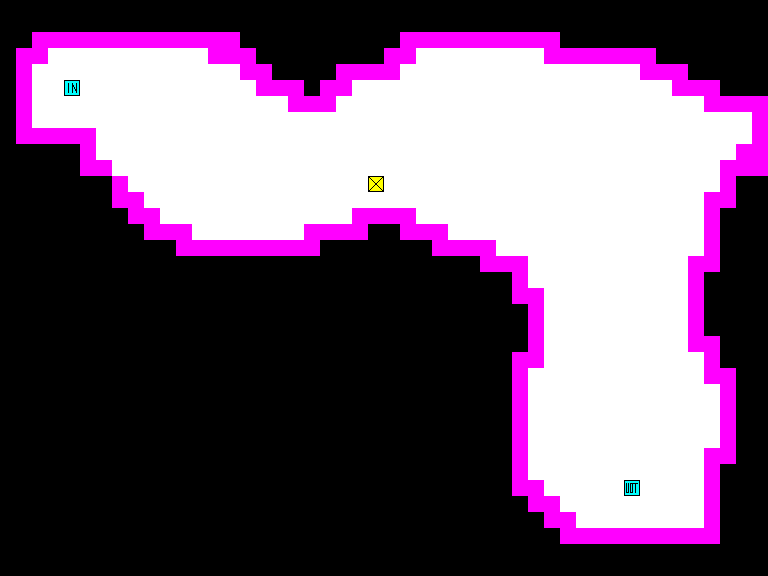

Tiled map render using the project's own tile images. Description and the whole map definition, tile-layer contents included, below:
An orthogonal 48x36 tile map with 16x16 px tiles, 1 tile layer (Tile Layer 1).

<map version="1.0" tiledversion="1.0.3" orientation="orthogonal" renderorder="right-down" width="48" height="36" tilewidth="16" tileheight="16" nextobjectid="3">
 <tileset firstgid="1" source="coop.tsx" />
 <layer name="Tile Layer 1" width="48" height="36">
  <data encoding="csv">
0,0,0,0,0,0,0,0,0,0,0,0,0,0,0,0,0,0,0,0,0,0,0,0,0,0,0,0,0,0,0,0,0,0,0,0,0,0,0,0,0,0,0,0,0,0,0,0,
0,0,0,0,0,0,0,0,0,0,0,0,0,0,0,0,0,0,0,0,0,0,0,0,0,0,0,0,0,0,0,0,0,0,0,0,0,0,0,0,0,0,0,0,0,0,0,0,
0,0,1,1,1,1,1,1,1,1,1,1,1,1,1,0,0,0,0,0,0,0,0,0,0,1,1,1,1,1,1,1,1,1,1,0,0,0,0,0,0,0,0,0,0,0,0,0,
0,1,1,2,2,2,2,2,2,2,2,2,2,1,1,1,0,0,0,0,0,0,0,0,1,1,2,2,2,2,2,2,2,2,1,1,1,1,1,1,1,0,0,0,0,0,0,0,
0,1,2,2,2,2,2,2,2,2,2,2,2,2,2,1,1,0,0,0,0,1,1,1,1,2,2,2,2,2,2,2,2,2,2,2,2,2,2,2,1,1,1,0,0,0,0,0,
0,1,2,2,9,2,2,2,2,2,2,2,2,2,2,2,1,1,1,0,1,1,2,2,2,2,2,2,2,2,2,2,2,2,2,2,2,2,2,2,2,2,1,1,1,0,0,0,
0,1,2,2,2,2,2,2,2,2,2,2,2,2,2,2,2,2,1,1,1,2,2,2,2,2,2,2,2,2,2,2,2,2,2,2,2,2,2,2,2,2,2,2,1,1,1,1,
0,1,2,2,2,2,2,2,2,2,2,2,2,2,2,2,2,2,2,2,2,2,2,2,2,2,2,2,2,2,2,2,2,2,2,2,2,2,2,2,2,2,2,2,2,2,2,1,
0,1,1,1,1,1,2,2,2,2,2,2,2,2,2,2,2,2,2,2,2,2,2,2,2,2,2,2,2,2,2,2,2,2,2,2,2,2,2,2,2,2,2,2,2,2,2,1,
0,0,0,0,0,1,2,2,2,2,2,2,2,2,2,2,2,2,2,2,2,2,2,2,2,2,2,2,2,2,2,2,2,2,2,2,2,2,2,2,2,2,2,2,2,2,1,1,
0,0,0,0,0,1,1,2,2,2,2,2,2,2,2,2,2,2,2,2,2,2,2,2,2,2,2,2,2,2,2,2,2,2,2,2,2,2,2,2,2,2,2,2,2,1,1,1,
0,0,0,0,0,0,0,1,2,2,2,2,2,2,2,2,2,2,2,2,2,2,2,8,2,2,2,2,2,2,2,2,2,2,2,2,2,2,2,2,2,2,2,2,2,1,0,0,
0,0,0,0,0,0,0,1,1,2,2,2,2,2,2,2,2,2,2,2,2,2,2,2,2,2,2,2,2,2,2,2,2,2,2,2,2,2,2,2,2,2,2,2,1,1,0,0,
0,0,0,0,0,0,0,0,1,1,2,2,2,2,2,2,2,2,2,2,2,2,1,1,1,1,2,2,2,2,2,2,2,2,2,2,2,2,2,2,2,2,2,2,1,0,0,0,
0,0,0,0,0,0,0,0,0,1,1,1,2,2,2,2,2,2,2,1,1,1,1,0,0,1,1,1,2,2,2,2,2,2,2,2,2,2,2,2,2,2,2,2,1,0,0,0,
0,0,0,0,0,0,0,0,0,0,0,1,1,1,1,1,1,1,1,1,0,0,0,0,0,0,0,1,1,1,1,2,2,2,2,2,2,2,2,2,2,2,2,2,1,0,0,0,
0,0,0,0,0,0,0,0,0,0,0,0,0,0,0,0,0,0,0,0,0,0,0,0,0,0,0,0,0,0,1,1,1,2,2,2,2,2,2,2,2,2,2,1,1,0,0,0,
0,0,0,0,0,0,0,0,0,0,0,0,0,0,0,0,0,0,0,0,0,0,0,0,0,0,0,0,0,0,0,0,1,2,2,2,2,2,2,2,2,2,2,1,0,0,0,0,
0,0,0,0,0,0,0,0,0,0,0,0,0,0,0,0,0,0,0,0,0,0,0,0,0,0,0,0,0,0,0,0,1,1,2,2,2,2,2,2,2,2,2,1,0,0,0,0,
0,0,0,0,0,0,0,0,0,0,0,0,0,0,0,0,0,0,0,0,0,0,0,0,0,0,0,0,0,0,0,0,0,1,2,2,2,2,2,2,2,2,2,1,0,0,0,0,
0,0,0,0,0,0,0,0,0,0,0,0,0,0,0,0,0,0,0,0,0,0,0,0,0,0,0,0,0,0,0,0,0,1,2,2,2,2,2,2,2,2,2,1,0,0,0,0,
0,0,0,0,0,0,0,0,0,0,0,0,0,0,0,0,0,0,0,0,0,0,0,0,0,0,0,0,0,0,0,0,0,1,2,2,2,2,2,2,2,2,2,1,1,0,0,0,
0,0,0,0,0,0,0,0,0,0,0,0,0,0,0,0,0,0,0,0,0,0,0,0,0,0,0,0,0,0,0,0,1,1,2,2,2,2,2,2,2,2,2,2,1,0,0,0,
0,0,0,0,0,0,0,0,0,0,0,0,0,0,0,0,0,0,0,0,0,0,0,0,0,0,0,0,0,0,0,0,1,2,2,2,2,2,2,2,2,2,2,2,1,1,0,0,
0,0,0,0,0,0,0,0,0,0,0,0,0,0,0,0,0,0,0,0,0,0,0,0,0,0,0,0,0,0,0,0,1,2,2,2,2,2,2,2,2,2,2,2,2,1,0,0,
0,0,0,0,0,0,0,0,0,0,0,0,0,0,0,0,0,0,0,0,0,0,0,0,0,0,0,0,0,0,0,0,1,2,2,2,2,2,2,2,2,2,2,2,2,1,0,0,
0,0,0,0,0,0,0,0,0,0,0,0,0,0,0,0,0,0,0,0,0,0,0,0,0,0,0,0,0,0,0,0,1,2,2,2,2,2,2,2,2,2,2,2,2,1,0,0,
0,0,0,0,0,0,0,0,0,0,0,0,0,0,0,0,0,0,0,0,0,0,0,0,0,0,0,0,0,0,0,0,1,2,2,2,2,2,2,2,2,2,2,2,2,1,0,0,
0,0,0,0,0,0,0,0,0,0,0,0,0,0,0,0,0,0,0,0,0,0,0,0,0,0,0,0,0,0,0,0,1,2,2,2,2,2,2,2,2,2,2,2,1,1,0,0,
0,0,0,0,0,0,0,0,0,0,0,0,0,0,0,0,0,0,0,0,0,0,0,0,0,0,0,0,0,0,0,0,1,2,2,2,2,2,2,2,2,2,2,2,1,0,0,0,
0,0,0,0,0,0,0,0,0,0,0,0,0,0,0,0,0,0,0,0,0,0,0,0,0,0,0,0,0,0,0,0,1,1,2,2,2,2,2,10,2,2,2,2,1,0,0,0,
0,0,0,0,0,0,0,0,0,0,0,0,0,0,0,0,0,0,0,0,0,0,0,0,0,0,0,0,0,0,0,0,0,1,1,2,2,2,2,2,2,2,2,2,1,0,0,0,
0,0,0,0,0,0,0,0,0,0,0,0,0,0,0,0,0,0,0,0,0,0,0,0,0,0,0,0,0,0,0,0,0,0,1,1,2,2,2,2,2,2,2,2,1,0,0,0,
0,0,0,0,0,0,0,0,0,0,0,0,0,0,0,0,0,0,0,0,0,0,0,0,0,0,0,0,0,0,0,0,0,0,0,1,1,1,1,1,1,1,1,1,1,0,0,0,
0,0,0,0,0,0,0,0,0,0,0,0,0,0,0,0,0,0,0,0,0,0,0,0,0,0,0,0,0,0,0,0,0,0,0,0,0,0,0,0,0,0,0,0,0,0,0,0,
0,0,0,0,0,0,0,0,0,0,0,0,0,0,0,0,0,0,0,0,0,0,0,0,0,0,0,0,0,0,0,0,0,0,0,0,0,0,0,0,0,0,0,0,0,0,0,0
</data>
 </layer>
</map>
